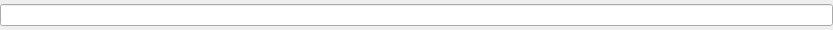
<?xml version="1.0" encoding="UTF-8"?>
<ui version="4.0">
	<class>Form</class>
	<widget class="QWidget" name="Form">
		<property name="geometry">
			<rect>
				<x>0</x>
				<y>0</y>
				<width>833</width>
				<height>30</height>
			</rect>
		</property>
		<property name="windowTitle">
			<string>Form</string>
		</property>
		<layout class="QVBoxLayout" name="verticalLayout">
			<property name="margin">
				<number>0</number>
			</property>
			<item>
				<layout class="QHBoxLayout" name="horizontalLayout_2"
					stretch="0">
					<item>
						<widget class="QLineEdit" name="text_edit" />
					</item>
				</layout>
			</item>
		</layout>
	</widget>
	<resources />
	<connections />
</ui>
